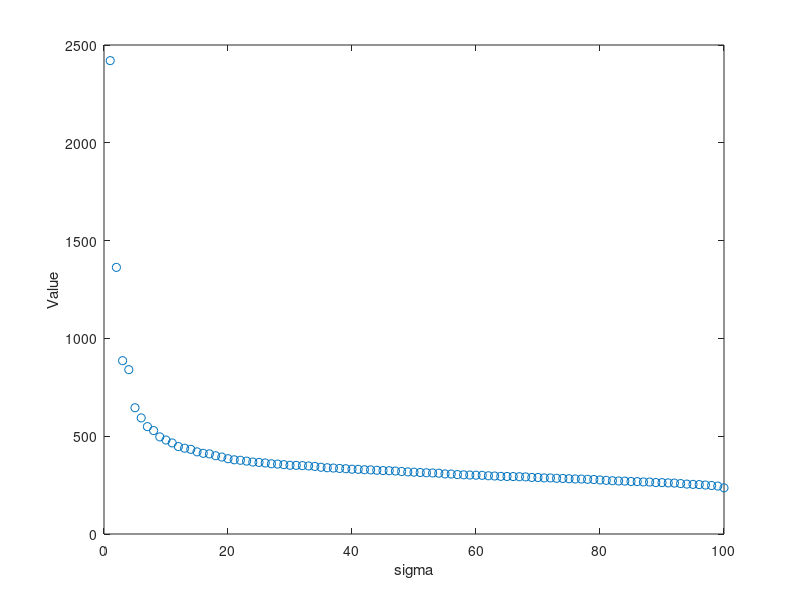

MATLAB code to generate this figure:
clear
close all

data_ratings = load('jesterdata.mat');
data_new = load('newuser.mat');

% Extract data from structs
A = data_ratings.X;
b = data_new.b;
b_true = data_new.trueb;

% First attempt with SVD failed.
% ------------------------------
% Compute the SVD, excluding rows with zeros, i.e, economy
[U, S, V] = svd(A, 0);

% Plot the spectrum of X
fig = figure(1);clf;
subplot(111); scatter(linspace(1,size(S, 1), size(S, 1)), diag(S)); hold on;
xlabel('sigma')
ylabel('Value')
hold off;
%legend('data', 'eps = 0.001', 'eps = 0.01', 'eps = 0.1', 'Location', 'North')
box on;

saveas(fig, 'prob4_fig', 'png')



